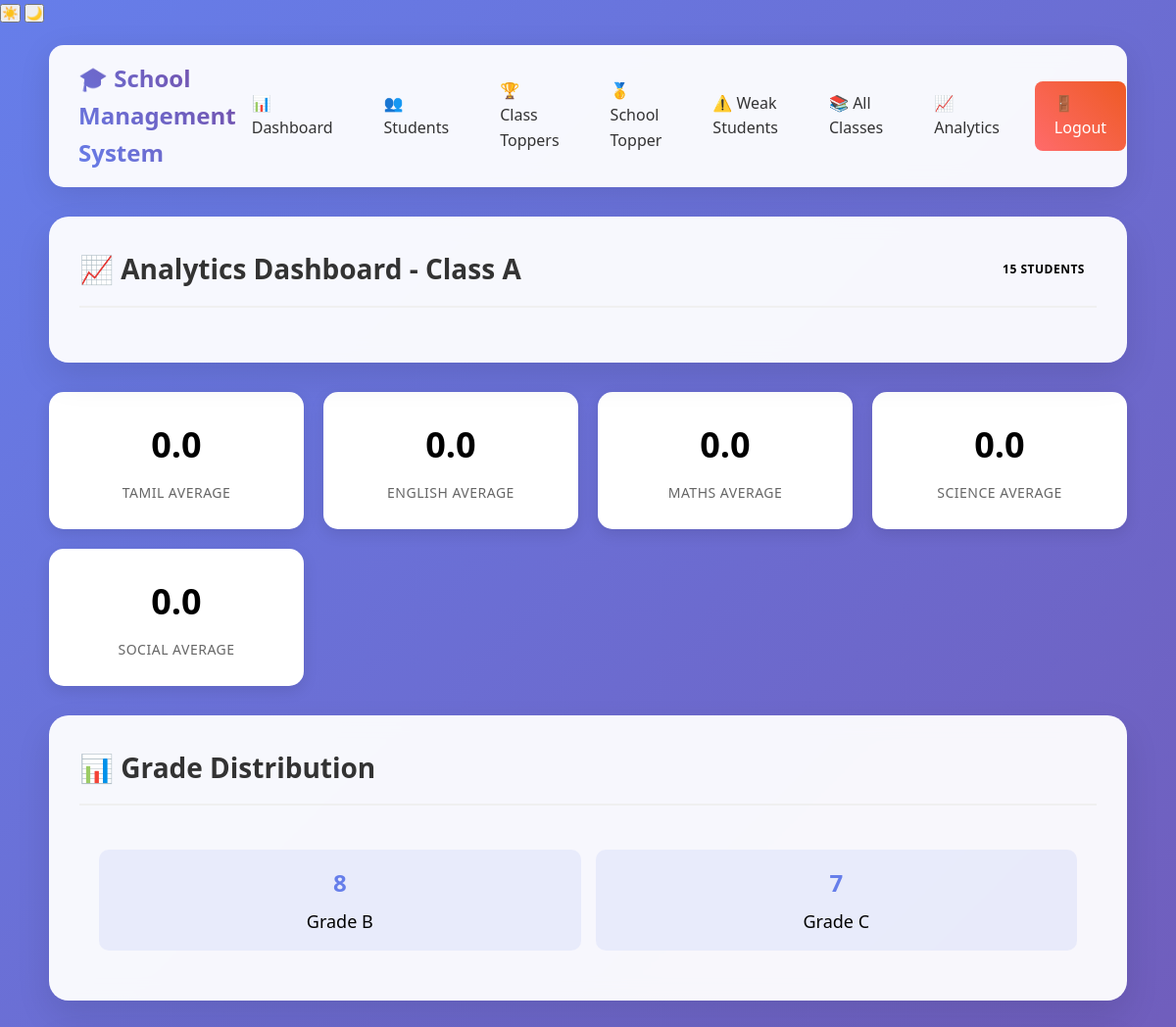
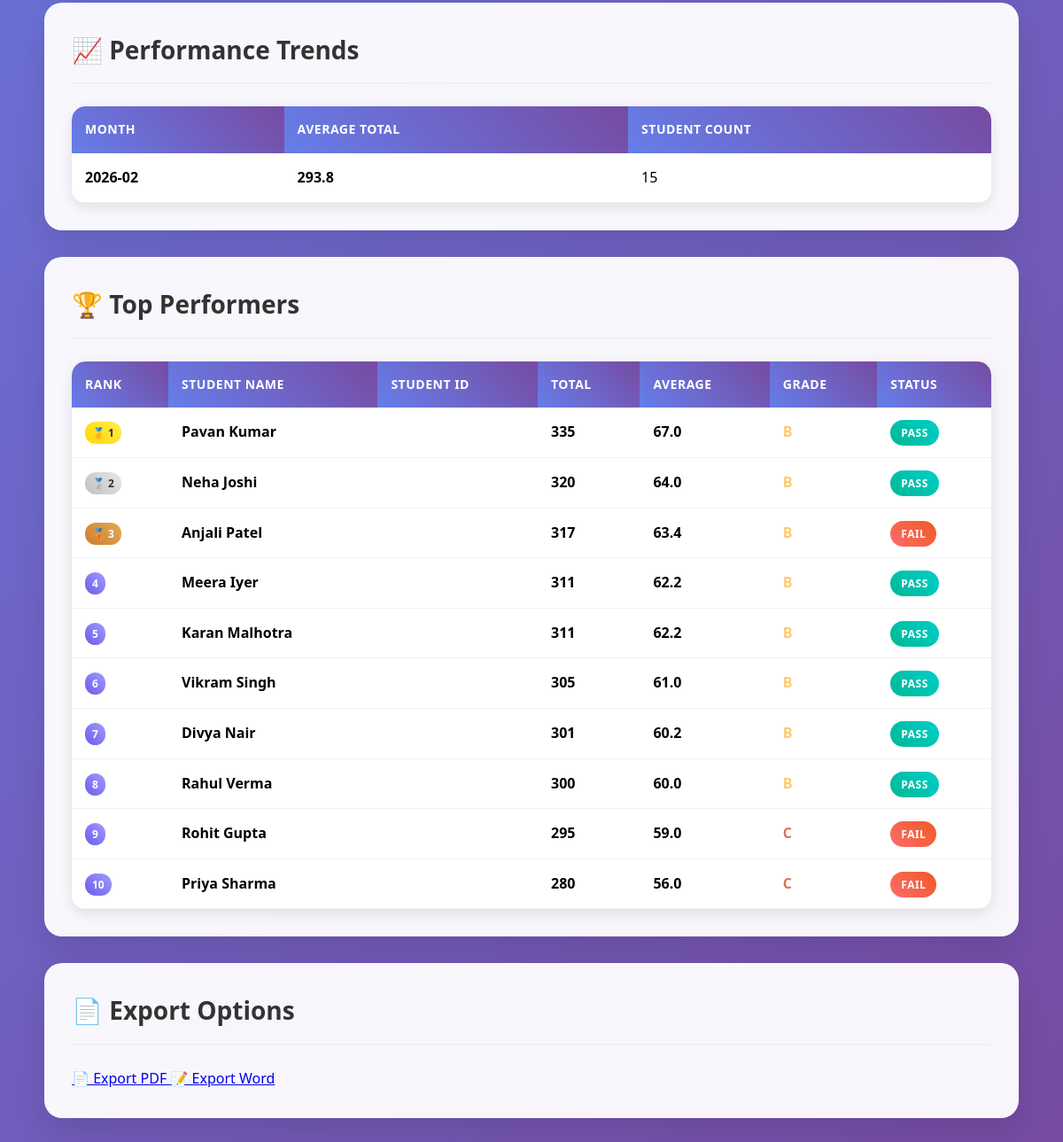
Screenshot of /analytics (signed in) with the database file from the repository (2 pictures, top to bottom).
### tables this page shows
CREATE TABLE students (
            id INTEGER PRIMARY KEY AUTOINCREMENT,
            student_id TEXT UNIQUE NOT NULL,
            name TEXT NOT NULL,
            class TEXT NOT NULL,
            class_teacher TEXT NOT NULL,
            tamil INTEGER,
            english INTEGER,
            maths INTEGER,
            science INTEGER,
            social INTEGER,
            total INTEGER,
            average REAL,
            grade TEXT,
            status TEXT,
            created_at TIMESTAMP DEFAULT CURRENT_TIMESTAMP
        );

### app.py (the view)
    def decorated_function(*args, **kwargs):
        if 'teacher_id' not in session:
            return redirect(url_for('login'))
        return f(*args, **kwargs)

### app.py (called while the page is built)
def get_db():
    conn = sqlite3.connect("students.db")
    conn.row_factory = sqlite3.Row
    return conn

def login_required(f):
    def decorated_function(*args, **kwargs):
        if 'teacher_id' not in session:
            return redirect(url_for('login'))
        return f(*args, **kwargs)
    decorated_function.__name__ = f.__name__
    return decorated_function

### templates/analytics_simple.html (shortened to what this page needs)
<!DOCTYPE html>
<html lang="en" data-theme="{{ session.get('theme', 'light') }}">
<head>
    <link rel="stylesheet" href="/static/style.css">
</head>
<body>
    <div class="theme-switcher">
        <button class="theme-toggle" onclick="toggleTheme('light')" title="Light Mode">
            ☀️
        </button>
        <button class="theme-toggle" onclick="toggleTheme('dark')" title="Dark Mode">
            🌙
        </button>
    </div>
    <div class="container">
        <nav class="navbar">
            <div class="nav-brand">
                🎓 School Management System
            </div>
            <div class="nav-links">
                <a href="/dashboard" class="nav-link">📊 Dashboard</a>
                <a href="/" class="nav-link">👥 Students</a>
                <a href="/class-toppers" class="nav-link">🏆 Class Toppers</a>
                <a href="/school-topper" class="nav-link">🥇 School Topper</a>
                <a href="/weak-students" class="nav-link">⚠️ Weak Students</a>
                <a href="/all-classes" class="nav-link">📚 All Classes</a>
                <a href="/analytics" class="nav-link">📈 Analytics</a>
                <a href="/logout" class="nav-link logout-btn">🚪 Logout</a>
            </div>
        </nav>
        <div class="card">
            <div class="card-header">
                <h1 class="card-title">📈 Analytics Dashboard - Class {{ teacher_class }}</h1>
                <span class="badge badge-info">{{ performance_data|length }} Students</span>
            </div>
        </div>
        <div class="stats-grid">
            <div class="stat-card">
                <div class="stat-number">{{ "%.1f"|format(subject_averages.tamil or 0) }}</div>
                <div class="stat-label">Tamil Average</div>
            </div>
            <div class="stat-card">
                <div class="stat-number">{{ "%.1f"|format(subject_averages.english or 0) }}</div>
                <div class="stat-label">English Average</div>
            </div>
            <div class="stat-card">
                <div class="stat-number">{{ "%.1f"|format(subject_averages.maths or 0) }}</div>
                <div class="stat-label">Maths Average</div>
            </div>
            <div class="stat-card">
                <div class="stat-number">{{ "%.1f"|format(subject_averages.science or 0) }}</div>
                <div class="stat-label">Science Average</div>
            </div>
            <div class="stat-card">
                <div class="stat-number">{{ "%.1f"|format(subject_averages.social or 0) }}</div>
                <div class="stat-label">Social Average</div>
            </div>
        </div>
        <div class="card">
            <div class="card-header">
                <h2 class="card-title">📊 Grade Distribution</h2>
            </div>
            <div style="padding: 20px;">
                <div style="display: grid; grid-template-columns: repeat(auto-fit, minmax(200px, 1fr)); gap: 15px;">
                    {% for grade in grade_distribution %}
                    <div style="text-align: center; padding: 15px; background: rgba(102, 126, 234, 0.1); border-radius: 10px;">
                        <div style="font-size: 24px; font-weight: bold; color: #667eea;">{{ grade.count }}</div>
                        <div style="font-size: 18px; margin-top: 5px;">Grade {{ grade.grade }}</div>
                    </div>
                    {% endfor %}
                </div>
            </div>
        </div>
        <div class="card">
            <div class="card-header">
                <h2 class="card-title">📈 Performance Trends</h2>
            </div>
            <div class="table-container">
                <table class="table">
                    <thead>
                        <tr>
                            <th>Month</th>
                            <th>Average Total</th>
                            <th>Student Count</th>
                        </tr>
                    </thead>
                    <tbody>
                        {% for trend in monthly_trend %}
                        <tr>
                            <td><strong>{{ trend.month }}</strong></td>
                            <td><strong>{{ "%.1f"|format(trend.avg_total) }}</strong></td>
                            <td>{{ trend.student_count }}</td>
                        </tr>
                        {% endfor %}
                    </tbody>
                </table>
            </div>
        </div>
        <div class="card">
            <div class="card-header">
                <h2 class="card-title">🏆 Top Performers</h2>
            </div>
            <div class="table-container">
                <table class="table">
                    <thead>
                        <tr>
                            <th>Rank</th>
                            <th>Student Name</th>
                            <th>Student ID</th>
                            <th>Total</th>
                            <th>Average</th>
                            <th>Grade</th>
                            <th>Status</th>
                        </tr>
                    </thead>
                    <tbody>
                        {% for student in performance_data[:10] %}
                        <tr class="{{ 'pass-row' if student.status == 'PASS' else 'fail-row' }}">
                            <td>
                                {% if loop.index == 1 %}
                                    <span class="rank-badge rank-1">🥇 {{ loop.index }}</span>
                                {% elif loop.index == 2 %}
                                    <span class="rank-badge rank-2">🥈 {{ loop.index }}</span>
                                {% elif loop.index == 3 %}
                                    <span class="rank-badge rank-3">🥉 {{ loop.index }}</span>
                                {% else %}
                                    <span class="rank-badge">{{ loop.index }}</span>
                                {% endif %}
                            </td>
                            <td><strong>{{ student.name }}</strong></td>
                            <td>{{ student.student_id }}</td>
                            <td><strong>{{ student.total }}</strong></td>
                            <td><strong>{{ "%.1f"|format(student.average) }}</strong></td>
                            <td>
                                <span class="grade-{{ student.grade.lower().replace('+', '-plus') }}">
                                    {{ student.grade }}
                                </span>
                            </td>
                            <td>
                                <span class="badge badge-{{ 'success' if student.status == 'PASS' else 'danger' }}">
                                    {{ student.status }}
                                </span>
                            </td>
                        </tr>
                        {% endfor %}
                    </tbody>
                </table>
            </div>
        </div>
        <div class="card">
            <div class="card-header">
                <h2 class="card-title">📄 Export Options</h2>
            </div>
            <div class="export-buttons">
                <a href="/export-pdf" class="btn-export btn-export-pdf">
                    📄 Export PDF
                </a>
                <a href="/export-word" class="btn-export btn-export-word">
                    📝 Export Word
                </a>
            </div>
        </div>
    </div>
</body>
</html>

### static/style.css (style rules this page uses)
* { margin: 0; padding: 0; box-sizing: border-box; }
body { font-family: 'Segoe UI', Tahoma, Geneva, Verdana, sans-serif; background: linear-gradient(135deg, #667eea 0%, #764ba2 100%); min-height: 100vh; line-height: 1.6; }
.container { width: 95%; max-width: 1400px; margin: 0 auto; padding: 20px; }
.navbar { background: rgba(255, 255, 255, 0.95); backdrop-filter: blur(10px); padding: 15px 30px; border-radius: 15px; margin-bottom: 30px; box-shadow: 0 8px 32px rgba(0, 0, 0, 0.1); display: flex; justify-content: space-between; align-items: center; }
.nav-brand { font-size: 24px; font-weight: bold; background: linear-gradient(45deg, #667eea, #764ba2); -webkit-background-clip: text; -webkit-text-fill-color: transparent; }
.nav-links { display: flex; gap: 20px; align-items: center; }
.nav-link { text-decoration: none; color: #333; font-weight: 500; padding: 8px 16px; border-radius: 8px; transition: all 0.3s ease; }
.logout-btn { background: linear-gradient(45deg, #ff6b6b, #ee5a24); color: white !important; padding: 10px 20px !important; }
.card { background: rgba(255, 255, 255, 0.95); backdrop-filter: blur(10px); padding: 30px; border-radius: 20px; margin-bottom: 30px; box-shadow: 0 15px 35px rgba(0, 0, 0, 0.1); border: 1px solid rgba(255, 255, 255, 0.2); transition: transform 0.3s ease, box-shadow 0.3s ease; }
.card-header { display: flex; justify-content: space-between; align-items: center; margin-bottom: 25px; padding-bottom: 15px; border-bottom: 2px solid #f0f0f0; }
.card-title { font-size: 28px; font-weight: bold; color: #333; }
.table-container { overflow-x: auto; border-radius: 15px; box-shadow: 0 5px 15px rgba(0, 0, 0, 0.1); }
.table { width: 100%; border-collapse: collapse; background: white; border-radius: 15px; overflow: hidden; }
.table th { background: linear-gradient(45deg, #667eea, #764ba2); color: white; padding: 15px; text-align: left; font-weight: 600; text-transform: uppercase; font-size: 14px; letter-spacing: 0.5px; }
.table td { padding: 15px; border-bottom: 1px solid #f0f0f0; vertical-align: middle; }
.table tbody tr { transition: all 0.3s ease; }
.badge { padding: 6px 12px; border-radius: 20px; font-size: 12px; font-weight: 600; text-transform: uppercase; letter-spacing: 0.5px; }
.badge-success { background: linear-gradient(45deg, #00b894, #00cec9); color: white; }
.badge-danger { background: linear-gradient(45deg, #ff6b6b, #ee5a24); color: white; }
.grade-b { color: #fdcb6e; font-weight: bold; }
.grade-c { color: #e17055; font-weight: bold; }
.stats-grid { display: grid; grid-template-columns: repeat(auto-fit, minmax(250px, 1fr)); gap: 20px; margin-bottom: 30px; }
.stat-card { background: white; padding: 25px; border-radius: 15px; box-shadow: 0 5px 15px rgba(0, 0, 0, 0.1); text-align: center; transition: all 0.3s ease; }
.stat-number { font-size: 36px; font-weight: bold; margin-bottom: 10px; }
.stat-label { color: #666; font-size: 14px; text-transform: uppercase; letter-spacing: 0.5px; }
.rank-badge { background: linear-gradient(45deg, #6c5ce7, #a29bfe); color: white; padding: 4px 8px; border-radius: 12px; font-size: 12px; font-weight: bold; }
.rank-1 { background: linear-gradient(45deg, #ffd700, #ffed4e); color: #333; }
.rank-2 { background: linear-gradient(45deg, #c0c0c0, #e8e8e8); color: #333; }
.rank-3 { background: linear-gradient(45deg, #cd7f32, #e4a853); color: white; }

### rows the page displays
students: name "Pavan Kumar", total "335", average "67.0", grade "B", status "PASS"
students: name "Neha Joshi", total "320", average "64.0", grade "B", status "PASS"
students: name "Anjali Patel", total "317", average "63.4", grade "B", status "FAIL"
students: name "Meera Iyer", total "311", average "62.2", grade "B", status "PASS"
students: name "Karan Malhotra", total "311", average "62.2", grade "B", status "PASS"
students: name "Vikram Singh", total "305", average "61.0", grade "B", status "PASS"
students: name "Divya Nair", total "301", average "60.2", grade "B", status "PASS"
students: name "Rahul Verma", total "300", average "60.0", grade "B", status "PASS"
students: name "Rohit Gupta", total "295", average "59.0", grade "C", status "FAIL"
students: name "Priya Sharma", total "280", average "56.0", grade "C", status "FAIL"

### other values shown
{{ teacher_class }} "A"
{{ performance_data|length }} "15"
{{ "%.1f"|format(subject_averages.tamil or 0) }} "0.0"
{{ "%.1f"|format(subject_averages.english or 0) }} "0.0"
{{ "%.1f"|format(subject_averages.maths or 0) }} "0.0"
{{ "%.1f"|format(subject_averages.science or 0) }} "0.0"
{{ "%.1f"|format(subject_averages.social or 0) }} "0.0"
{{ grade.count }} "8" "7"
{{ grade.grade }} "B" "C"
{{ trend.month }} "2026-02"
{{ "%.1f"|format(trend.avg_total) }} "293.8"
{{ trend.student_count }} "15"
